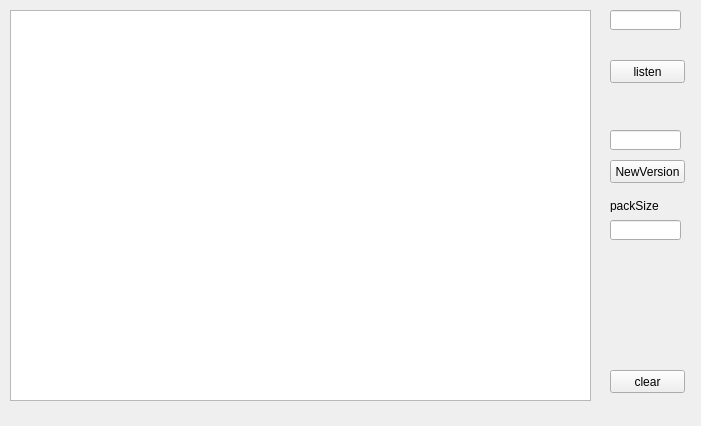
<?xml version="1.0" encoding="UTF-8"?>
<ui version="4.0">
 <class>Widget</class>
 <widget class="QWidget" name="Widget">
  <property name="geometry">
   <rect>
    <x>0</x>
    <y>0</y>
    <width>701</width>
    <height>426</height>
   </rect>
  </property>
  <property name="windowTitle">
   <string>Widget</string>
  </property>
  <widget class="QPlainTextEdit" name="plainTextEdit">
   <property name="geometry">
    <rect>
     <x>10</x>
     <y>10</y>
     <width>581</width>
     <height>391</height>
    </rect>
   </property>
  </widget>
  <widget class="QLineEdit" name="lineEdit">
   <property name="geometry">
    <rect>
     <x>610</x>
     <y>10</y>
     <width>71</width>
     <height>20</height>
    </rect>
   </property>
  </widget>
  <widget class="QPushButton" name="pushButton">
   <property name="geometry">
    <rect>
     <x>610</x>
     <y>60</y>
     <width>75</width>
     <height>23</height>
    </rect>
   </property>
   <property name="text">
    <string>listen</string>
   </property>
  </widget>
  <widget class="QPushButton" name="pushButton_2">
   <property name="geometry">
    <rect>
     <x>610</x>
     <y>370</y>
     <width>75</width>
     <height>23</height>
    </rect>
   </property>
   <property name="text">
    <string>clear</string>
   </property>
  </widget>
  <widget class="QPushButton" name="pushButton_3">
   <property name="geometry">
    <rect>
     <x>610</x>
     <y>160</y>
     <width>75</width>
     <height>23</height>
    </rect>
   </property>
   <property name="text">
    <string>NewVersion</string>
   </property>
  </widget>
  <widget class="QLineEdit" name="lineEdit_2">
   <property name="geometry">
    <rect>
     <x>610</x>
     <y>130</y>
     <width>71</width>
     <height>20</height>
    </rect>
   </property>
  </widget>
  <widget class="QLineEdit" name="lineEdit_3">
   <property name="geometry">
    <rect>
     <x>610</x>
     <y>220</y>
     <width>71</width>
     <height>20</height>
    </rect>
   </property>
  </widget>
  <widget class="QLabel" name="label">
   <property name="geometry">
    <rect>
     <x>610</x>
     <y>200</y>
     <width>54</width>
     <height>12</height>
    </rect>
   </property>
   <property name="text">
    <string>packSize</string>
   </property>
  </widget>
 </widget>
 <layoutdefault spacing="6" margin="11"/>
 <resources/>
 <connections/>
</ui>
